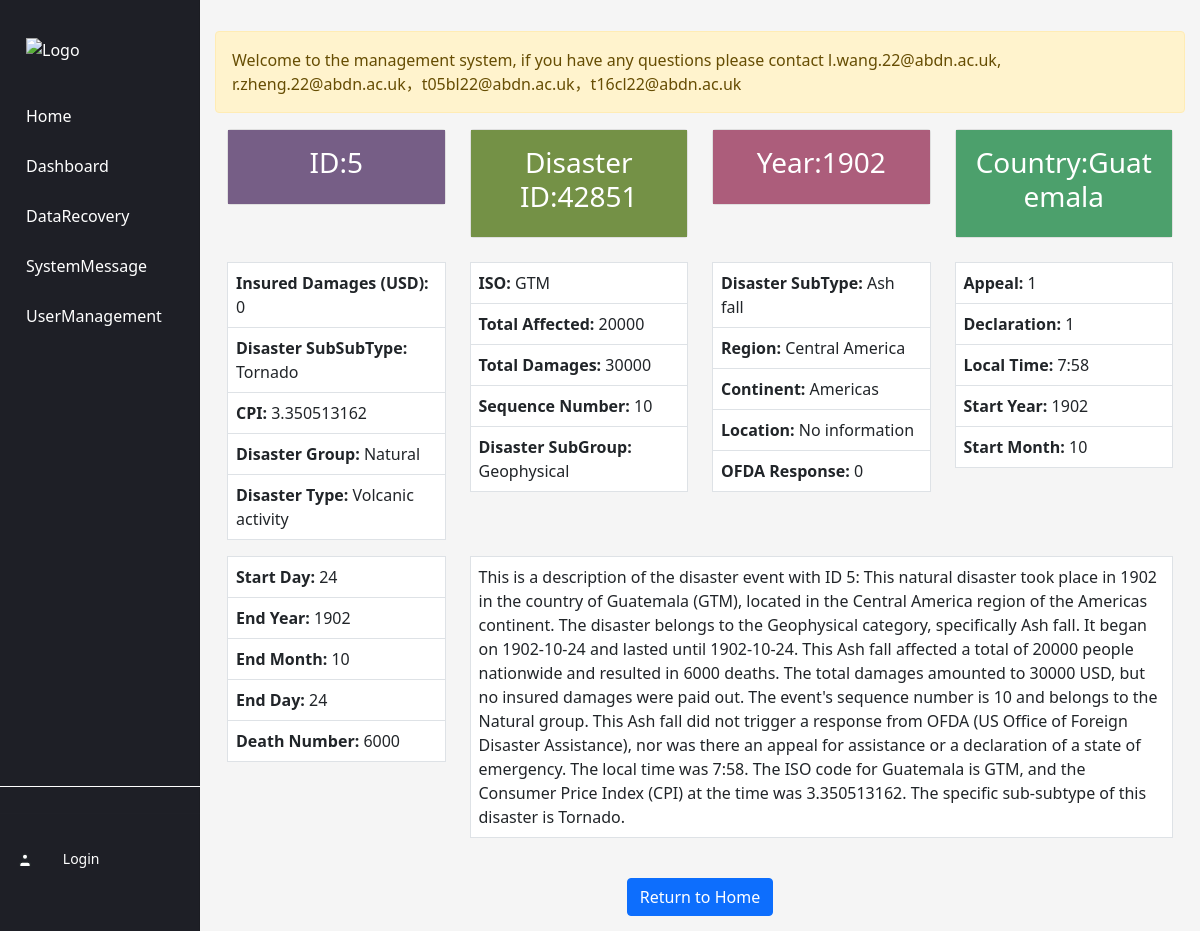
Screenshot of /edit/42851/ with the database file from the repository.
### disaster_chat/models.py (models this page shows)
class Message(models.Model):
    id = models.AutoField(primary_key=True)
    message = models.TextField()
    class Meta:
        db_table = 'disaster_message'

### disaster_table/models.py (models this page shows, shortened)
class details(models.Model):
    Dis_ID = models.ForeignKey('disaster_table.summary', on_delete=models.CASCADE, related_name='details')
    Seq = models.IntegerField(default=None)
    Disaster_Subgroup = models.TextField()
    Disaster_Subtype = models.TextField()
    Disaster_Subsubtype = models.TextField()
    Region = models.TextField()
    Continent = models.TextField()
    Location = models.TextField()
    OFDA_Response = models.TextField()
    Appeal = models.IntegerField()
    Declaration = models.IntegerField()
    Local_Time = models.TextField()
    Start_Year = models.IntegerField()
    Start_Month = models.IntegerField()
    Start_Day = models.IntegerField()
    End_Year = models.IntegerField()
    End_Month = models.IntegerField()
    End_Day = models.IntegerField()
    Total_Deaths = models.IntegerField()
    insured_damages_usd = models.IntegerField()
    Total_Damages_usd = models.TextField()
    CPI = models.TextField()

### disaster_edit/views.py (the view)
# urls.py: path('', views.index, name='index'),
def index(request, show_id):
    connection = sqlite3.connect('db.sqlite3')
    cursor = connection.cursor()
    cursor.execute('SELECT * FROM disaster_table_summary AS a LEFT JOIN disaster_table_details AS b ON a.id = b.Dis_ID_id WHERE a.id = ?', (show_id,))
    myList = cursor.fetchall()
    message_obj = get_message_obj()
    connection.close()
    return render(request, 'disaster_edit/index.html', {'list': myList, 'message_obj': message_obj})

### disaster_edit/views.py (called while the page is built)
def get_message_obj():
    message_obj = Message.objects.order_by('-id')
    return message_obj

### disaster_edit/templates/disaster_edit/index.html (shortened to what this page needs)
{% include 'common/header.html' %}
{% include 'common/nav.html' %}
<head>
</head>
<div class="main-content">
    <div class="alert alert-warning mt-3" role="alert">
        {{message_obj.0.message}}
    </div>
    <div class="container">
        <div class="row">
            {% for item in list %}
            <div class="col-md-3">
                <div class="card">
                    <div class="card-body text-center text-white" style="background-color:#765e86;">
                        <h3>ID:{{ item.1 }}</h3>
                    </div>
                </div>
            </div>
            <div class="col-md-3">
                <div class="card">
                    <div class="card-body text-center text-white" style="background-color:#749146;">
                        <h3>Disaster ID:{{ item.0 }}</h3>
                    </div>
                </div>
            </div>
            <div class="col-md-3">
                <div class="card">
                    <div class="card-body text-center text-white" style="background-color:#ac5d7b;">
                        <h3>Year:{{ item.2 }}</h3>
                    </div>
                </div>
            </div>
            <div class="col-md-3">
                <div class="card">
                    <div class="card-body text-center text-white" style="background-color:#4ca06c;">
                        <h3>Country:{{ item.5 }}</h3>
                    </div>
                </div>
            </div>
        </div>
        <br>
        <div class="row">
            <div class="col-md-3">
                <table class="table table-bordered white-background">
                    <tbody>
                        <tr>
                            <td><strong>Insured Damages (USD):</strong> {{ item.28 }}</td>
                        </tr>
                        <tr>
                            <td><strong>Disaster SubSubType:</strong> {{ item.31 }}</td>
                        </tr>
                        <tr>
                            <td><strong>CPI:</strong> {{ item.32 }}</td>
                        </tr>
                        <tr>
                            <td><strong>Disaster Group:</strong> {{ item.3 }}</td>
                        </tr>
                        <tr>
                            <td><strong>Disaster Type:</strong> {{ item.4 }}</td>
                        </tr>
                    </tbody>
                </table>
            </div>
            <div class="col-md-3">
                <table class="table table-bordered white-background">
                    <tbody>
                        <tr>
                            <td><strong>ISO:</strong> {{ item.6 }}</td>
                        </tr>
                        <tr>
                            <td><strong>Total Affected:</strong> {{ item.7 }}</td>
                        </tr>
                        <tr>
                            <td><strong>Total Damages:</strong> {{ item.8 }}</td>
                        </tr>
                        <tr>
                            <td><strong>Sequence Number:</strong> {{ item.11 }}</td>
                        </tr>
                        <tr>
                            <td><strong>Disaster SubGroup:</strong> {{ item.12 }}</td>
                        </tr>
                    </tbody>
                </table>
            </div>
            <div class="col-md-3">
                <table class="table table-bordered white-background">
                    <tbody>
                        <tr>
                            <td><strong>Disaster SubType:</strong> {{ item.13 }}</td>
                        </tr>
                        <tr>
                            <td><strong>Region:</strong> {{ item.14 }}</td>
                        </tr>
                        <tr>
                            <td><strong>Continent:</strong> {{ item.15 }}</td>
                        </tr>
                        <tr>
                            <td><strong>Location:</strong> {{ item.16 }}</td>
                        </tr>
                        <tr>
                            <td><strong>OFDA Response:</strong> {{ item.17 }}</td>
                        </tr>
                    </tbody>
                </table>
            </div>
            <div class="col-md-3">
                <table class="table table-bordered white-background">
                    <tbody>
                        <tr>
                            <td><strong>Appeal:</strong> {{ item.18 }}</td>
                        </tr>
                        <tr>
                            <td><strong>Declaration:</strong> {{ item.19 }}</td>
                        </tr>
                        <tr>
                            <td><strong>Local Time:</strong> {{ item.20 }}</td>
                        </tr>
                        <tr>
                            <td><strong>Start Year:</strong> {{ item.21 }}</td>
                        </tr>
                        <tr>
                            <td><strong>Start Month:</strong> {{ item.22 }}</td>
                        </tr>
                    </tbody>
                </table>
            </div>
            <div class="col-md-3">
                <table class="table table-bordered white-background">
                    <tbody>
                        <tr>
                            <td><strong>Start Day:</strong> {{ item.23 }}</td>
                        </tr>
                        <tr>
                            <td><strong>End Year:</strong> {{ item.24 }}</td>
                        </tr>
                        <tr>
                            <td><strong>End Month:</strong> {{ item.25 }}</td>
                        </tr>
                        <tr>
                            <td><strong>End Day:</strong> {{ item.26 }}</td>
                        </tr>
                        <tr>
                            <td><strong>Death Number:</strong> {{ item.27 }}</td>
                        </tr>
                    </tbody>
                </table>
            </div>
            <div class="col-md-9">
                <table class="table table-bordered white-background">
                    <tbody>
                        <tr>
                            <td>
                                This is a description of the disaster event with ID {{ item.1 }}:
                                This natural disaster took place in {{ item.2 }} in the country of {{ item.5 }} ({{ item.6 }}), located in the {{ item.14 }} region of the {{ item.15 }} continent. The disaster belongs to the {{ item.12 }} category, specifically {{ item.13 }}. It began on {{ item.21 }}-{{ item.22 }}-{{ item.23 }} and lasted until {{ item.24 }}-{{ item.25 }}-{{ item.26 }}. This {{ item.13 }} affected a total of {{ item.7 }} people nationwide and resulted in {{ item.27 }} deaths. The total damages amounted to {{ item.8 }} USD, but no insured damages were paid out. The event's sequence number is {{ item.11 }} and belongs to the {{ item.3 }} group.
                                This {{ item.13 }} did not trigger a response from OFDA (US Office of Foreign Disaster Assistance), nor was there an appeal for assistance or a declaration of a state of emergency. The local time was {{ item.20 }}.
                                The ISO code for {{ item.5 }} is {{ item.6 }}, and the Consumer Price Index (CPI) at the time was {{ item.32 }}. The specific sub-subtype of this disaster is {{ item.31 }}.
                            </td>
                        </tr>
                    </tbody>
                </table>
            </div>
        </div>
        {% endfor %}
        <div class="container mt-4">
            <div class="row">
                <div class="col-md-12 text-center">
                    <a href="/" class="btn btn-primary">Return to Home</a>
                </div>
            </div>
        </div>
    </div>
</div>

### templates/common/header.html (style rules this page uses)
body { background-color: #f5f5f5; }

### templates/common/nav.html (style rules this page uses)
.main-content { margin-left: 200px; padding: 15px; }

### disaster_edit/templates/disaster_edit/index.html (style rules this page uses)
.white-background { background-color: white; }

### rows the page displays
Message: message "Welcome to the management system, if you have any questions please contact l.wang.22@abdn.ac.uk, r.zheng.22@abdn.ac.uk，t05bl22@abdn.ac.uk，t16cl22@abdn.ac.uk"
details: id "5", Dis_ID "42851", item "1902", item "Guatemala", item "0", Disaster_Subsubtype "Tornado", CPI "3.350513162", item "Natural", item "Volcanic activity", item "GTM", item "20000", Total_Damages_usd "30000", item "10", Disaster_Subgroup "Geophysical", Disaster_Subtype "Ash fall", Region "Central America", Continent "Americas", Location "No information", item "1", Local_Time "7:58", item "24", Total_Deaths "6000"
